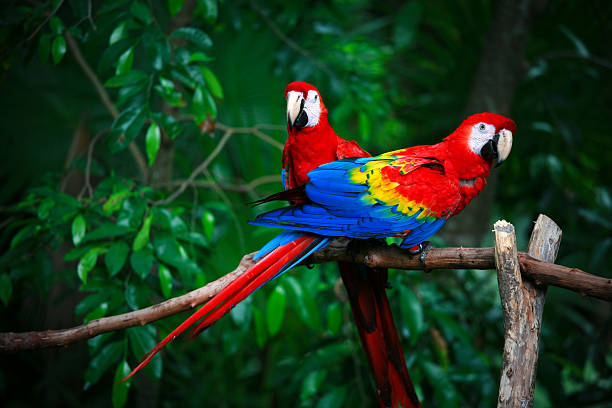
#> input picture Clase 1/img.jpg, 612 x 408 px
$ python Guardar.py
#> lines starting #> are read from the running program, lines starting #| are printed output that depends on the picture
import cv2
import matplotlib.pyplot as plt

#Se lee la imagen
img = cv2.imread("img.jpg")
#> img is the input picture: shape (408, 612, 3); mean B, G, R 31.9, 55, 29.4

#Corregimos
img = cv2.cvtColor(img, cv2.COLOR_BGR2RGB)
R,G,B = cv2.split(img)
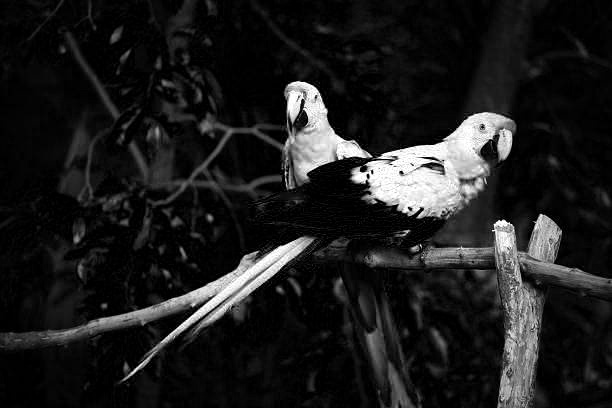
#> R: shape (408, 612); min 0, max 255, mean 29.4
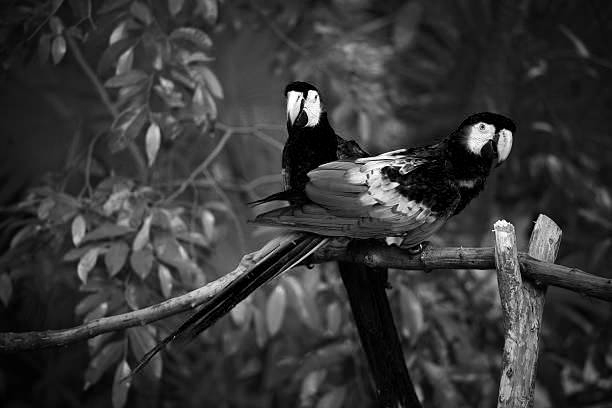
#> G: shape (408, 612); min 0, max 255, mean 55
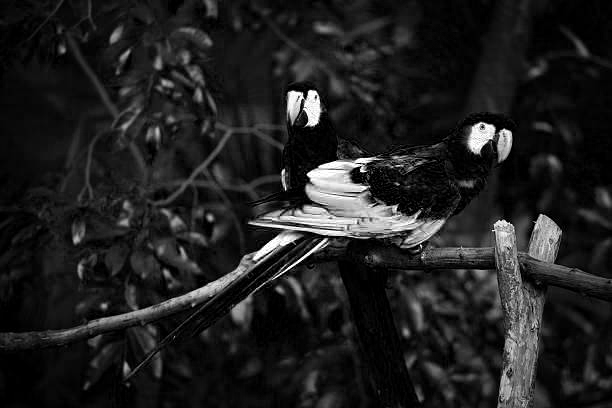
#> B: shape (408, 612); min 0, max 255, mean 31.9

fig = plt.figure()

#Rojo
ax1 = fig.add_subplot(2,2,1)
ax1.imshow(R, cmap="gray")
ax1.set_title("Canal Rojo")

#Verde
ax2 = fig.add_subplot(2,2,2)
ax2.imshow(G, cmap="gray")
ax2.set_title("Canal Verde")

#Azul
ax3 = fig.add_subplot(2,2,3)
ax3.imshow(B, cmap="gray")
ax3.set_title("Canal Azul")

#Reconstruimos la imagen porque separamos los canales
imgre = cv2.merge((R,G,B+100))
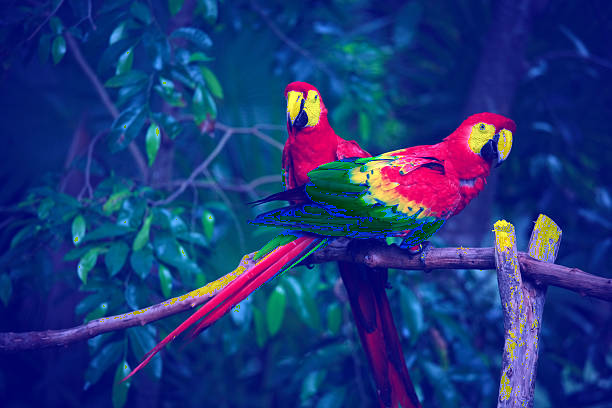
#> imgre: shape (408, 612, 3); mean R, G, B 29.4, 55, 122.2
imgre2 = cv2.cvtColor(imgre, cv2.COLOR_BGR2RGB)

#Imagen Original
ax4 = fig.add_subplot(2,2,4)
ax4.imshow(imgre)
ax4.set_title("Imagen Original")

#Guardar
cv2.imwrite("NuevaImagen.jpg", imgre2)

plt.show()
